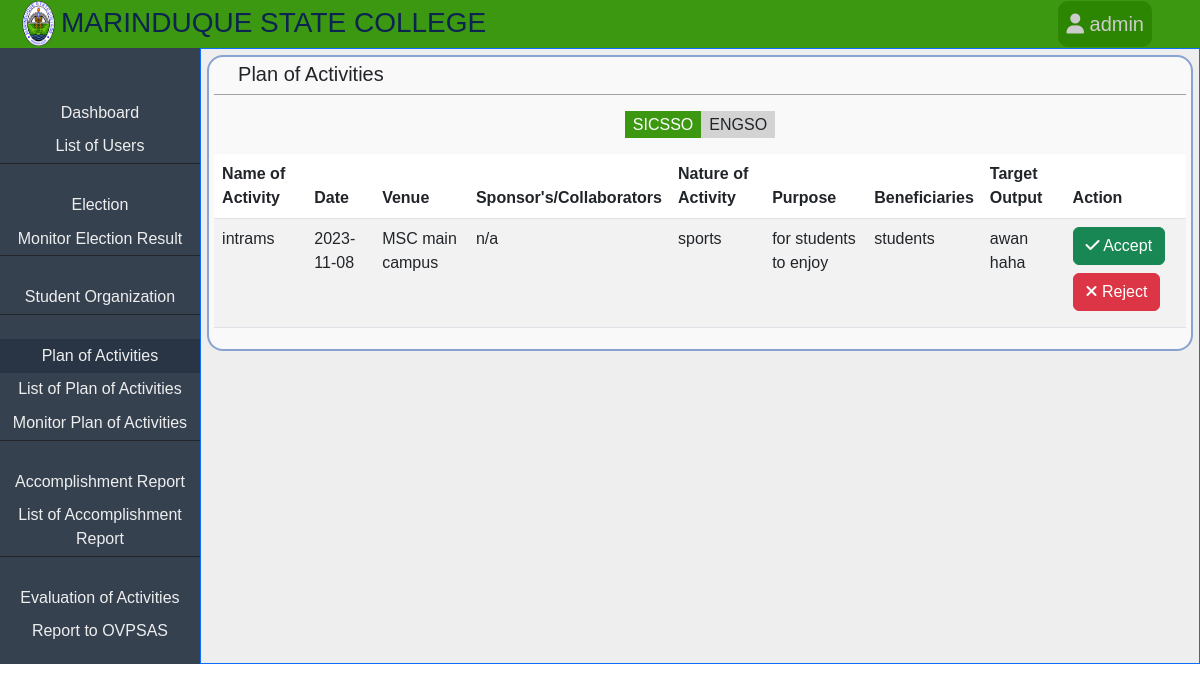
Page /admin/admin-plan-of-activities.php?activeStudentOrg=SICSSO (signed in) on the earlier database version.
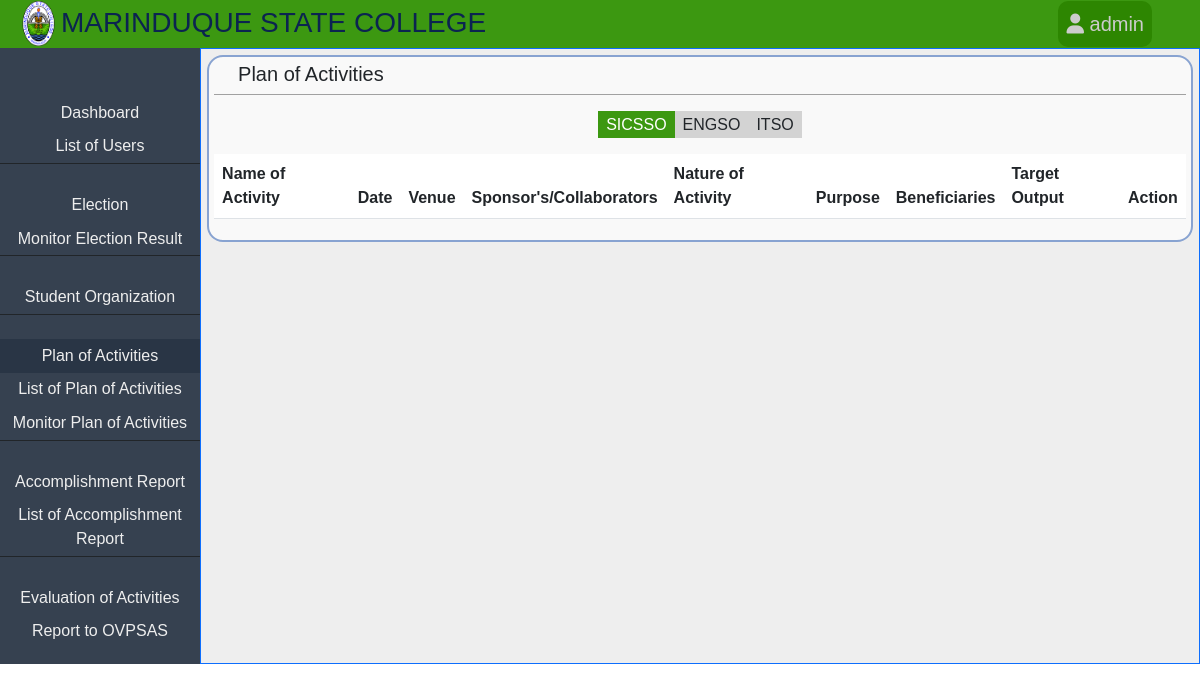
Same page on the later database version.
### tables this page shows
CREATE TABLE `plan_of_activities` (
  `id` int(11) NOT NULL,
  `name_of_activity` varchar(50) NOT NULL,
  `date` varchar(50) NOT NULL,
  `venue` varchar(50) NOT NULL,
  `sponsors` varchar(50) NOT NULL,
  `nature_of_activity` varchar(50) NOT NULL,
  `purpose` varchar(50) NOT NULL,
  `beneficiaries` varchar(50) NOT NULL,
  `target_output` varchar(50) NOT NULL,
  `name_of_org` varchar(50) NOT NULL,
  `can_monitor` varchar(100) DEFAULT NULL,
  `date_submitted` varchar(50) DEFAULT NULL,
  `school_year` varchar(50) DEFAULT NULL,
  `status` varchar(50) NOT NULL DEFAULT 'draft'
);

### classes/database.php (called while the page is built, shortened)
<?php
class database
{
  private $servername = 'localhost';
  private $username = 'root';
  private $password = '';
  private $dbname = 'etrack';
  public $mysqli = '';
  public function __construct()
  {
    $this->mysqli = new mysqli($this->servername, $this->username, $this->password, $this->dbname);
  }
  public function select($table, $rows = '*', $where = array(), $operator = 'AND')
  {
    $args = array();
    foreach ($where as $key => $value) {
      if (is_int($value)) {
        $args[] = "$key = $value";
      } else {
        $args[] = "$key = '$value'";
      }
    }
    $sql = "SELECT $rows FROM $table WHERE " . implode(" $operator ", $args);
    return $this->mysqli->query($sql);
  }
  public function selectDistinct($table, $rows = '*', $where = array(), $operator = 'AND', $order = "")
  {
    if (empty($where)) {
      $sql = "SELECT DISTINCT $rows FROM $table";
      return $this->mysqli->query($sql);
    }
    $args = array();
    $sql = "SELECT DISTINCT $rows FROM $table WHERE " . implode(" $operator ", $args);
    return $this->mysqli->query($sql);
  }
}

### admin/admin-plan-of-activities.php (the view, shortened to what the changed rows need)
<?php
include "../classes/database.php";
include "../classes/user.php";
$admin = new database();
?>
<!DOCTYPE html>
<html lang="en">
<head>
  <link rel="stylesheet" href="../css/bootstrap/bootstrap.css?<?php echo time(); ?>">
  <link rel="stylesheet" href="../css/admin.css?<?php echo time(); ?>">
</head>
<body>
  <div class="body">
    <div class="page-content">
      <div class="content border border-primary">
        <div class="content-container">
          <nav class="org-list-nav">
            <ul>
              <?php
              $result = $admin->selectDistinct('student_org', 'name_of_org');
              while ($row = mysqli_fetch_assoc($result)) {
              ?>
                <li id="<?php echo $row['name_of_org']; ?>" onclick="window.location.href = 'admin-plan-of-activities.php?activeStudentOrg=<?php echo $row['name_of_org'] ?>';"><?php echo $row['name_of_org']; ?></li>
              <?php } ?>
            </ul>
          </nav>
          <div class="table-responsive">
            <table class="table table-striped table-hover">
              <thead>
                <tr>
                  <th>Name of Activity</th>
                  <th>Date</th>
                  <th>Venue</th>
                  <th>Sponsor's/Collaborators</th>
                  <th>Nature of Activity</th>
                  <th>Purpose</th>
                  <th>Beneficiaries</th>
                  <th>Target Output</th>
                  <th>Action</th>
                </tr>
              </thead>
              <tbody>
                <?php
                  $plan_of_activity = $admin->select('plan_of_activities', '*', ['name_of_org'=>User::returnValueGet('activeStudentOrg'), 'status'=>'submitted']);
                  while ($row = mysqli_fetch_assoc($plan_of_activity)) {
                ?>
                <tr>
                  <td><?php echo $row['name_of_activity']; ?></td>
                  <td><?php echo $row['date']; ?></td>
                  <td><?php echo $row['venue']; ?></td>
                  <td><?php echo $row['sponsors']; ?></td>
                  <td><?php echo $row['nature_of_activity']; ?></td>
                  <td><?php echo $row['purpose']; ?></td>
                  <td><?php echo $row['beneficiaries']; ?></td>
                  <td><?php echo $row['target_output']; ?></td>
                  <td>
                    <a class="btn btn-success mb-2" href="admin-change-status.php?id=<?php echo $row['id']; ?>&status=ongoing&studentOrg=<?php User::printGet('activeStudentOrg') ?>&type=plan_of_activities&path=admin-plan-of-activities.php"><i class="fa-solid fa-check"></i> Accept</a>
                    <a class="btn btn-danger mb-2" href="admin-change-status.php?id=<?php echo $row['id']; ?>&status=returned&studentOrg=<?php User::printGet('activeStudentOrg') ?>&type=plan_of_activities&path=admin-plan-of-activities.php"><i class="fa-solid fa-xmark"></i> Reject</a>
                  </td>
                </tr>
                <?php } ?>
              </tbody>
            </table>
          </div>
        </div>
      </div>
    </div>
  </div>
</body>
</html>

Differences in the rows shown:
removed plan_of_activities: name_of_activity "intrams", date "2023-11-08", venue "MSC main campus", sponsors "n/a", nature_of_activity "sports", purpose "for students to enjoy", beneficiaries "students", target_output "awan haha"
Other differences:
new list line: "ITSO"
